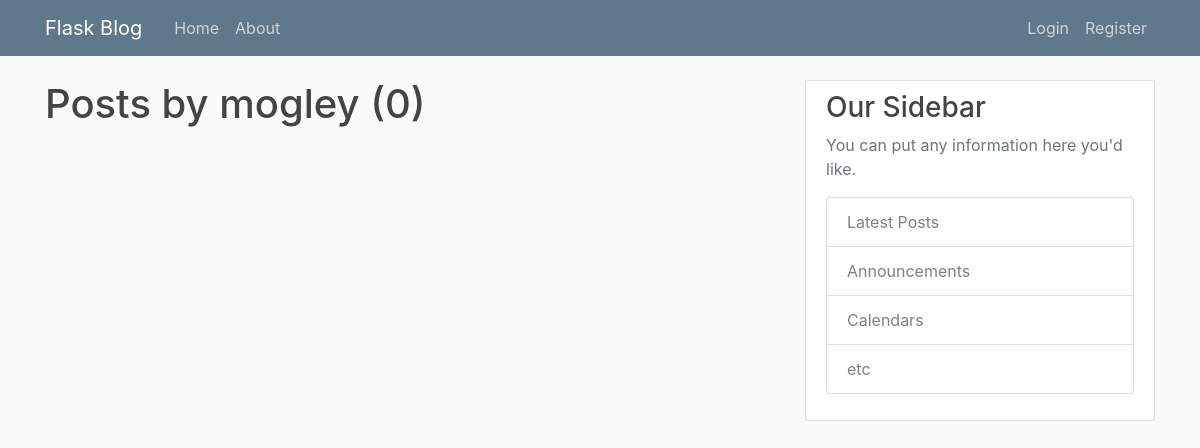
/user/mogley, run on an earlier commit of the app's database.
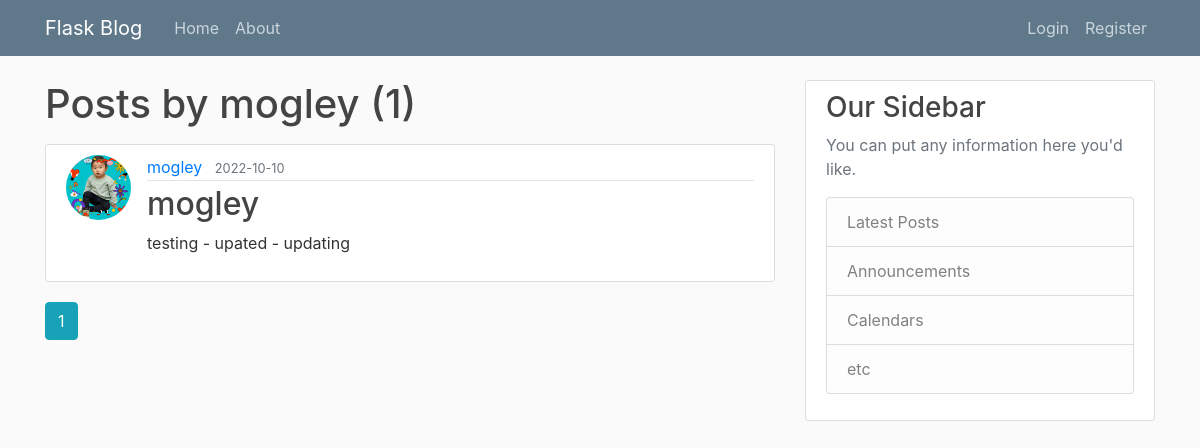
And on a later commit of the database.
### flaskblog/models.py (models this page shows, shortened)
class User(db.Model, UserMixin):  # Inherit from db.Model. UserMixin is required.
    id = db.Column(db.Integer, primary_key=True) # User id
    username = db.Column(db.String(20), unique=True, nullable=False) # Username, 20 char length max, must be unique, must have at least a username
    email = db.Column(db.String(120), unique=True, nullable=False) # Email
    image_file = db.Column(db.String(20), nullable=False, default='default.jpeg')  # Profile pic
    password = db.Column(db.String(60), nullable=False)
    posts = db.relationship('Post', backref='author', lazy=True) # backref allows Post to get the user that created the post. Every post must have a User. But a User can have many Posts.

class Post(db.Model):  # Inherit from db.Model
    id = db.Column(db.Integer, primary_key=True)
    title = db.Column(db.String(100), nullable=False)
    date_posted = db.Column(db.DateTime, nullable=False, default=datetime.utcnow)
    content = db.Column(db.Text, nullable=False)
    user_id = db.Column(db.Integer, db.ForeignKey('user.id'), nullable=False)

### flaskblog/users/routes.py (the view)
@users.route("/user/<string:username>")  # show posts for only specific username
def user_posts(username):
    page = request.args.get('page', 1, type=int)  # variable for the page selected for posts var below, picked up as a request.args. type=int will throw value error if page is anything but an int. Default = 1.
    user = User.query.filter_by(username=username).first_or_404() # get first user with this username or 404. username from the route variable
    posts = Post.query.filter_by(author=user)\
        .order_by(Post.date_posted.desc())\
            .paginate(page=page, per_page=5)
    return render_template('user_posts.html', posts=posts, user=user)

### flaskblog/templates/user_posts.html
{% extends 'layout.html' %}
{% block content %}
    <h1 class="mb-3">Posts by {{ user.username }} ({{ posts.total }})</h1>
    {% for post in posts.items %}
        <article class="media content-section">
            <img class="rounded-circle article-img" src="{{ url_for('static', filename='profile_pics/' + post.author.image_file) }}">
            <div class="media-body">
            <div class="article-metadata">
                <a class="mr-2" href="{{ url_for('users.user_posts', username=post.author.username) }}">{{ post.author.username }}</a>
                <small class="text-muted">{{ post.date_posted.strftime('%Y-%m-%d') }}</small>
            </div>
            <h2><a class="article-title" href="{{ url_for('posts.post', post_id=post.id) }}">{{ post.title }}</a></h2>
            <p class="article-content">{{ post.content }}</p>
            </div>
        </article>
    {% endfor %}
    {% for page_num in posts.iter_pages(left_edge=1, right_edge=1, left_current=1, right_current=2) %}
        {% if page_num %}
            {% if posts.page == page_num %}
                <a class="btn btn-info mb-4" href="{{ url_for('users.user_posts', username=user.username, page=page_num) }}">{{ page_num }}</a>
            {% else %}
                <a class="btn btn-outline-info mb-4" href="{{ url_for('users.user_posts', username=user.username, page=page_num) }}">{{ page_num }}</a>
            {% endif %}
        {% else %}
            ...
        {% endif %}
    {% endfor %}
{% endblock content %}

### flaskblog/templates/layout.html (shortened to what this page needs)
<html>
<head>
    <link rel="stylesheet" href="https://maxcdn.bootstrapcdn.com/bootstrap/4.0.0/css/bootstrap.min.css">
    <link rel="stylesheet" type="text/css" href="{{ url_for('static', filename='main.css') }}">
</head>
<body>
    <header class="site-header">
        <nav class="navbar navbar-expand-md navbar-dark bg-steel fixed-top">
            <div class="container">
            <a class="navbar-brand mr-4" href="/">Flask Blog</a>
            <div class="collapse navbar-collapse" id="navbarToggle">
                <div class="navbar-nav mr-auto">
                <a class="nav-item nav-link" href="{{ url_for('main.home') }}">Home</a>
                <a class="nav-item nav-link" href="{{ url_for('main.about') }}">About</a>
                </div>
                <div class="navbar-nav">
                    {% if current_user.is_authenticated %}
                        <a class="nav-item nav-link" href="{{ url_for('posts.new_post') }}">New Post</a>
                        <a class="nav-item nav-link" href="{{ url_for('users.account') }}">Account</a>
                        <a class="nav-item nav-link" href="{{ url_for('users.logout') }}">Logout</a>
                    {% else %}
                        <a class="nav-item nav-link" href="{{ url_for('users.login') }}">Login</a>
                        <a class="nav-item nav-link" href="{{ url_for('users.register') }}">Register</a>
                    {% endif %}
                </div>
            </div>
            </div>
        </nav>
    </header>
    <main role="main" class="container">
    <div class="row">
        <div class="col-md-8">
            {% block content %}{% endblock %}
        </div>
        <div class="col-md-4">
        <div class="content-section">
            <h3>Our Sidebar</h3>
            <p class='text-muted'>You can put any information here you'd like.
            <ul class="list-group">
                <li class="list-group-item list-group-item-light">Latest Posts</li>
                <li class="list-group-item list-group-item-light">Announcements</li>
                <li class="list-group-item list-group-item-light">Calendars</li>
                <li class="list-group-item list-group-item-light">etc</li>
            </ul>
            </p>
        </div>
        </div>
    </div>
    </main>
</body>
</html>

### flaskblog/static/main.css (style rules this page uses)
body { background: #fafafa; color: #333333; margin-top: 5rem; }
h1, h2, h3, h4, h5, h6 { color: #444444; }
.bg-steel { background-color: #5f788a; }
.site-header .navbar-nav .nav-link { color: #cbd5db; }
.content-section { background: #ffffff; padding: 10px 20px; border: 1px solid #dddddd; border-radius: 3px; margin-bottom: 20px; }
.article-title { color: #444444; }
.article-content { white-space: pre-line; }
.article-img { height: 65px; width: 65px; margin-right: 16px; }
.article-metadata { padding-bottom: 1px; margin-bottom: 4px; border-bottom: 1px solid #e3e3e3 }

What changed in the data, as far as the page shows it:
added Post: image_file (picture), author.username "mogley", date_posted "2022-10-10", title "mogley", content "testing - upated - updating"
Also different on the page:
{{ posts.total }}: "0" → "1"
new list line: "1"
